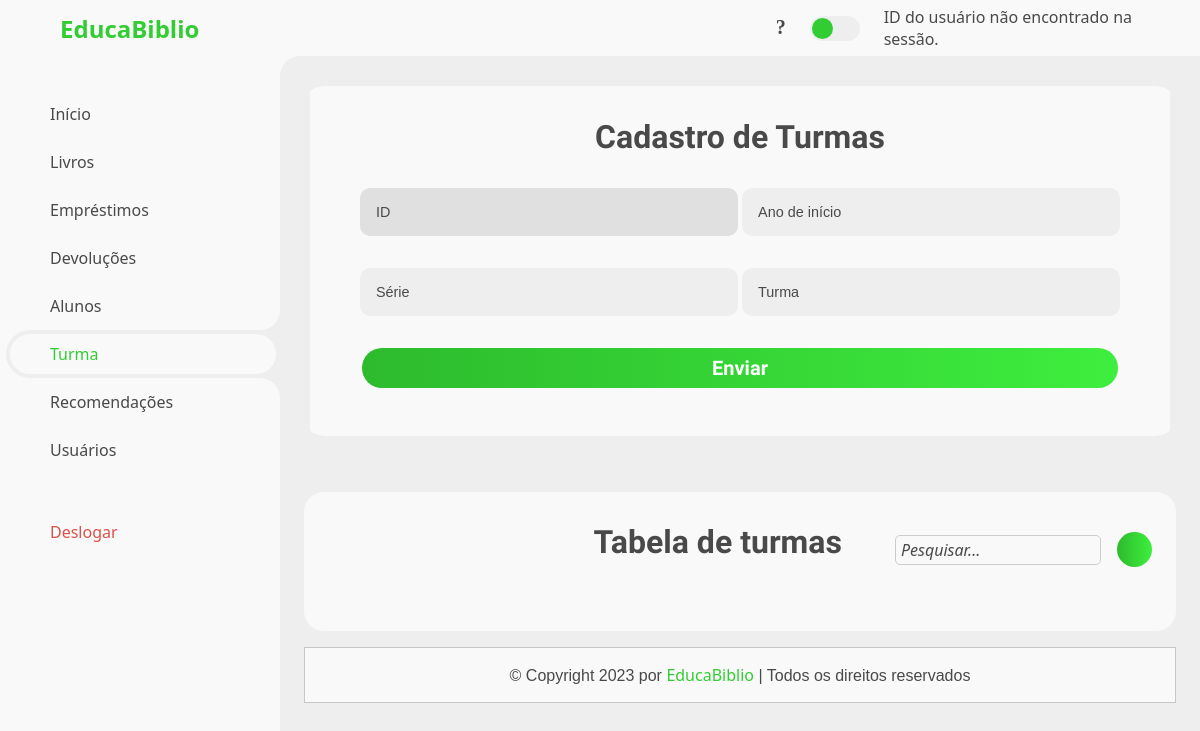
Before: /View/turma.php with the older database file.
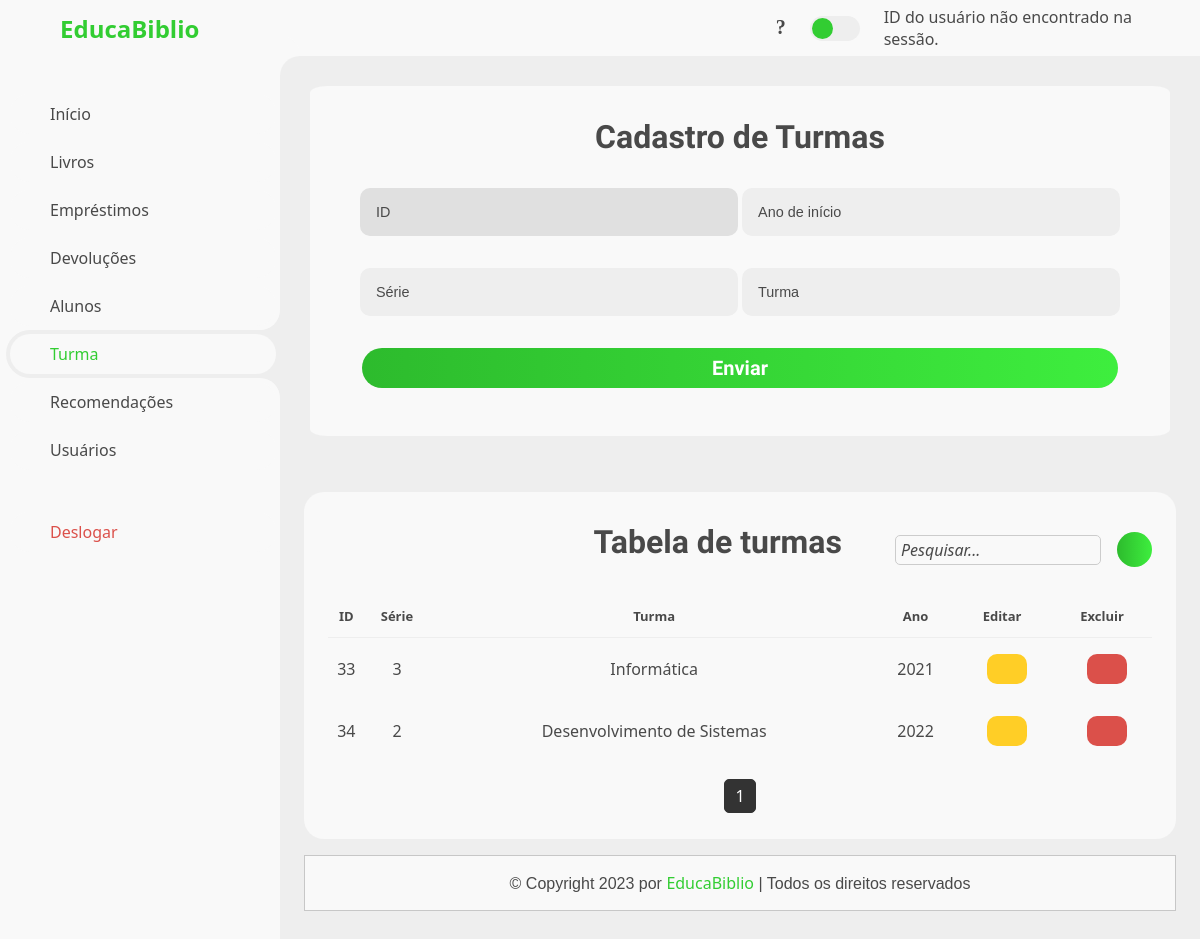
After: the same page with the newer database file.
### tables this page shows
CREATE TABLE IF NOT EXISTS `turma` (
  `IdTurma` int NOT NULL AUTO_INCREMENT,
  `AnoTurma` varchar(50) NOT NULL,
  `NomeTurma` varchar(50) DEFAULT NULL,
  `AnodeInicio` int DEFAULT NULL,
  PRIMARY KEY (`IdTurma`)
);

### View/turma.php (the view, shortened to what the changed rows need)
<!DOCTYPE html>
<html lang="pt-br">
<head>
	<link rel="stylesheet" href="../CSS/style.css">
	<link rel="stylesheet" href="../CSS/popup4.css">
</head>
<body>
	<section id="content">
		</head>
		<body>
			<main>
				<div class="table-data">
					<div class="order">
						<table>
							<?php
							$conexao = new CConexao();
							$conn = $conexao->getConnection();
							$sql = "SELECT
					turma.AnodeInicio,
					turma.AnoTurma,
					turma.NomeTurma,
					turma.IdTurma
				FROM turma";
							$result = $conn->query($sql);
							if ($result === false) {
								$errorInfo = $conn->errorInfo();
								echo "Erro na consulta SQL: " . $errorInfo[2];
							} else {
								if ($result->rowCount() > 0) {
									$user = $result->fetchAll(PDO::FETCH_ASSOC);
									$UsuarioPorPagina = 4;
									$paginaAtual = isset($_GET['pagina']) ? (int)$_GET['pagina'] : 1;
									$indiceInicial = ($paginaAtual - 1) * $UsuarioPorPagina;
									$UsuarioExibidos = array_slice($user, $indiceInicial, $UsuarioPorPagina);
									echo "<table>";
									echo "<thead>";
									echo "<tr>";
									echo "<th class='sortable' data-column='id'><center>ID</center></th>";
									echo "<th class='sortable' data-column='serie'><center>Série</center></th>";
									echo "<th class='sortable' data-column='turma'><center>Turma</center></th>";
									echo "<th class='sortable' data-column='ano'><center>Ano</center></th>";
									echo "<th><center>Editar</center></th>";
									echo "<th><center>Excluir</center></th>";
									echo "</tr>";
									echo "</thead>";
									echo "<tbody>";
									foreach ($UsuarioExibidos as $row) {
										echo "<tr>";
										echo "<td><center>" . $row["IdTurma"] . "</center></td>";
										echo "<td><center>" . $row["AnoTurma"] . "</center></td>";
										echo "<td><center>" . $row["NomeTurma"] . "</center></td>";
										echo "<td><center>" . $row["AnodeInicio"] . "</center></td>";
										echo "<td><center><button class='edit-button' data-id='$row[IdTurma]'><i class='fas fa-pencil-alt'></i></button></center></td>";
										echo "<td><div class='container'><center><button class='delete-button' type='button' onclick='handlePopup(true)' aria-label='botão excluir'><i class='fas fa-trash-alt'></i></button></center><div class='popup' id='popup'><img src='../img/decisao.png' aria-label='popup decisão'><h2 class='title'>Aviso!</h2><p class='desc'>Deseja mesmo excluir?</p><button class='close-popup-button' type='button' onclick='handlePopup(false)'>Fechar</button><a href='../Controller/CExcluir_turma.php?id={$row["IdTurma"]}'><button class='close-popup-button'>Excluir</button></a></div></div></div></td>";
									}
									echo "<div class='pagination'>";
									$totalUser = count($user);
									$totalPaginas = ceil($totalUser / $UsuarioPorPagina);
									for ($i = 1; $i <= $totalPaginas; $i++) {
										$classeAtiva = ($i === $paginaAtual) ? "active" : "";
										echo "<a class='page-link $classeAtiva' href='turma.php?pagina=$i'>$i</a>";
									}
									echo "</div>";
								} else {
									echo "<p></p>";
								}
							}
							?>
						</table>
					</div>
				</div>
			</main>
	</section>
</body>
</html>
</body>
</html>

Changed rows visible on the page:
added turma: IdTurma "33", AnoTurma "3", NomeTurma "Informática", AnodeInicio "2021"
added turma: IdTurma "34", AnoTurma "2", NomeTurma "Desenvolvimento de Sistemas", AnodeInicio "2022"
Other visible differences:
text now shown: "ID Série Turma Ano Editar Excluir"
new list line: "1"
